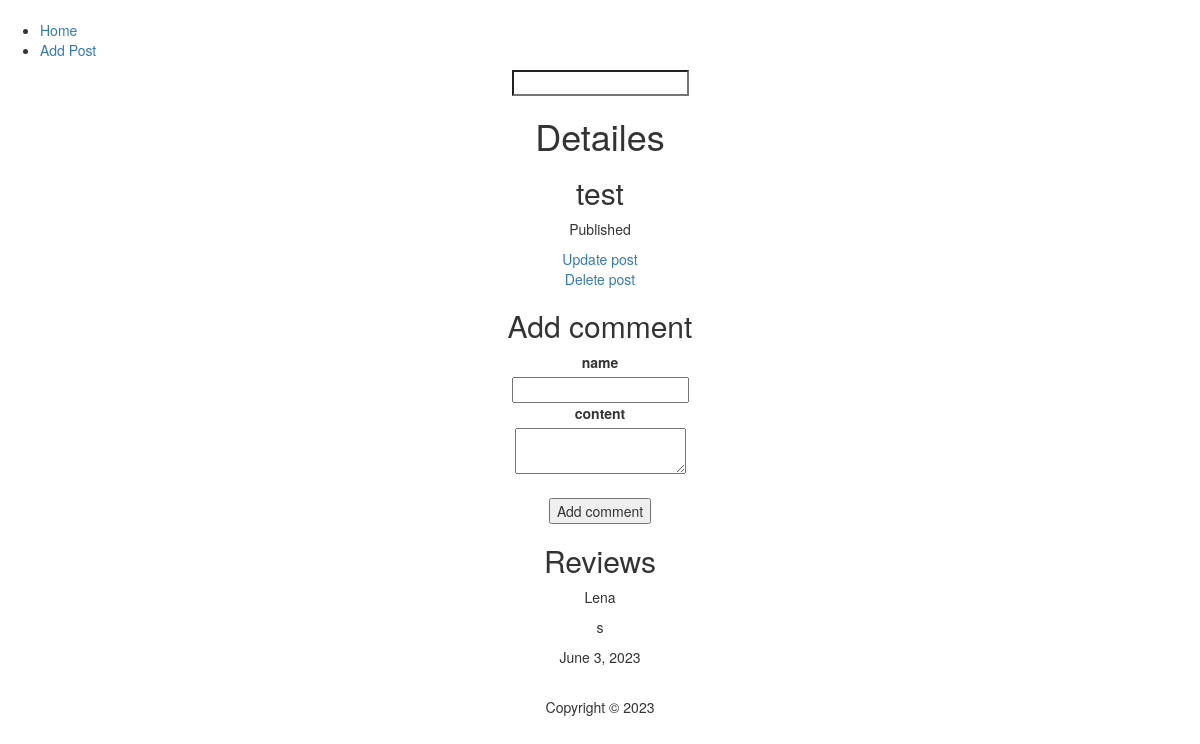
Before: /post_details/12/ with the older database file.
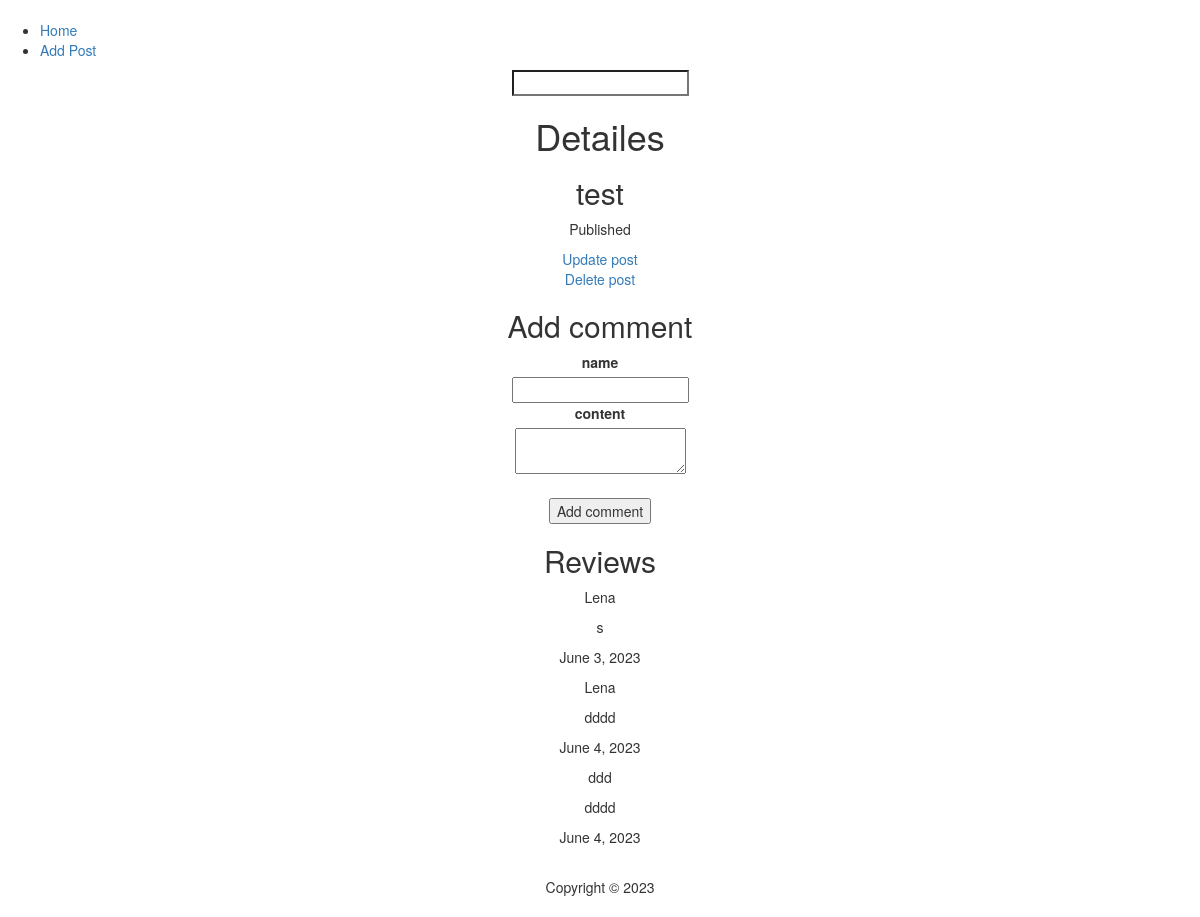
After: the same page with the newer database file.
### main_app/models.py (models this page shows)
class Comment(models.Model):
    post = models.ForeignKey(Post, on_delete=models.CASCADE)
    name = models.CharField(max_length=100)
    content = models.TextField()
    created_at = models.DateField(auto_now_add=True)

### main_app/views.py (the view)
# urls.py: path("post_details/<post_id>/", views.post_details, name="post_details"),
def post_details(request:HttpRequest, post_id):
    try:
        comments=Comment.objects.filter(post=post_id)
        post = Post.objects.get(id=post_id)
    except:
        return render(request, 'main_app/no_post.html')
    return render(request, 'main_app/post_details.html', {"post": post,'comments':comments})

### main_app/templates/main_app/post_details.html (shortened to what this page needs)
{% extends 'main_app/base.html' %}
{% block content %}
<div style="text-align: center">
    <h1>Detailes</h1>
    <h2>{{post.Title}}</h2>
    <p>{{post.Content}}</p>
    <div>
        <a href="{% url 'main_app:update_post' post.id %}">Update post</a><br>
        <a href="{% url 'main_app:delete_post' post.id %}">Delete post</a>
    </div>
</div>
<div style="text-align: center">
    <h2>Add comment</h2>
    <form method="POST" action="{% url 'main_app:add_comment' post.id %}">
        <div>
            <label>name</label><br>
            <input name="name" type="text">
        </div>
        <div>
            <label>content</label><br>
            <textarea name="content"></textarea>
        </div>
        <div><br>
            <button type="submit">Add comment</button>
        </div>
    </form>
</div>
<div style="text-align: center">
    <h2>Reviews</h2>
    {% for comment in comments %}
    <div>
        <p>{{comment.name}}</p>
        <p>{{comment.content}}</p>
        <p>{{comment.created_at}}</p>
    </div>
    {% endfor %}
</div>
{% endblock %}

Changed rows visible on the page:
added Comment: name "Lena", content "dddd", created_at "June 4, 2023"
added Comment: name "ddd", content "dddd", created_at "June 4, 2023"
